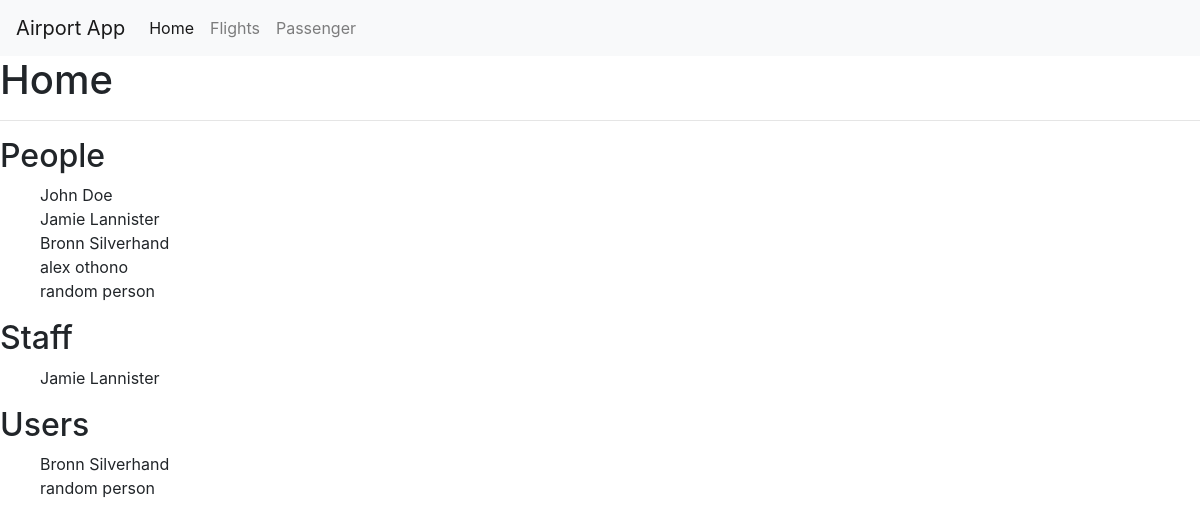
The page / on the database its author committed.
### core/models.py (models this page shows)
class Person(models.Model):
    first_name = models.CharField(max_length=30)
    last_name = models.CharField(max_length=30)
    tax_number = models.IntegerField()
    def __str__(self):
        return f'{self.first_name} {self.last_name}'

class Staff(Person):
    employee_id = models.AutoField(primary_key=True)
    def __str__(self):
        return f'{self.first_name} {self.last_name}'

class Passenger(Person):
    passport_num = models.CharField(max_length=10)
    def __str__(self):
        return f'{self.first_name} {self.last_name}'

### core/views.py (the view)
# urls.py: path('', HomeView.as_view(), name='index'),
class HomeView(ListView):
    template_name = 'home.html'
    context_object_name = 'queryset'
    def get_queryset(self):
        queryset = {
                'persons': Person.objects.all(),
                'staff': Staff.objects.all(),
                'passengers': Passenger.objects.all(),
                }
        return queryset

### core/templates/home.html (shortened to what this page needs)
{% extends 'base.html' %}
{% block body_title %}Home{% endblock %}
{% block content %}
<hr>
<h2>People</h2>
  <ul style="list-style-type:none">
    {% for person in queryset.persons %}
    <li> {{person}} </li>
    {% endfor %}
  </ul>
<h2>Staff</h2>
  <ul style="list-style-type:none">
    {% for person in queryset.staff %}
    <li> {{person}} </li>
    {% endfor %}
  </ul>
<h2>Users</h2>
  <ul style="list-style-type:none">
    {% for person in queryset.passengers %}
    <li> {{person}} </li>
    {% endfor %}
  </ul>
{% endblock %}

### core/templates/base.html (shortened to what this page needs)
{% load static %}
<html lang="en">
  <head>
    <link rel="stylesheet" href="https://stackpath.bootstrapcdn.com/bootstrap/4.3.1/css/bootstrap.min.css">
    <link rel="stylesheet" href="{% static 'css/bootstrap.css' %}">
  </head>
  <body>
  <nav class="navbar navbar-expand-lg navbar-light bg-light">
    <a class="navbar-brand" href="#">Airport App</a>
    <div class="collapse navbar-collapse" id="navbarNav">
      <ul class="navbar-nav">
        <li class="nav-item active">
          <a class="nav-link" href="#">Home <span class="sr-only">(current)</span></a>
        </li>
        <li class="nav-item">
          <a class="nav-link" href="#">Flights</a>
        </li>
        <li class="nav-item">
          <a class="nav-link" href="#">Passenger</a>
        </li>
      </ul>
    </div>
  </nav>
    <h1>
      {% block body_title %}
      {% endblock %}
    </h1>
    {% block content %}
    {% endblock %}
  </body>
</html>

### rows shown on the page
Person: first_name+last_name "John Doe"
Person: first_name+last_name "Jamie Lannister"
Person: first_name+last_name "Bronn Silverhand"
Person: first_name+last_name "alex othono"
Person: first_name+last_name "random person"
Staff: last_name "Jamie Lannister"
Passenger: last_name "Bronn Silverhand"
Passenger: last_name "random person"
